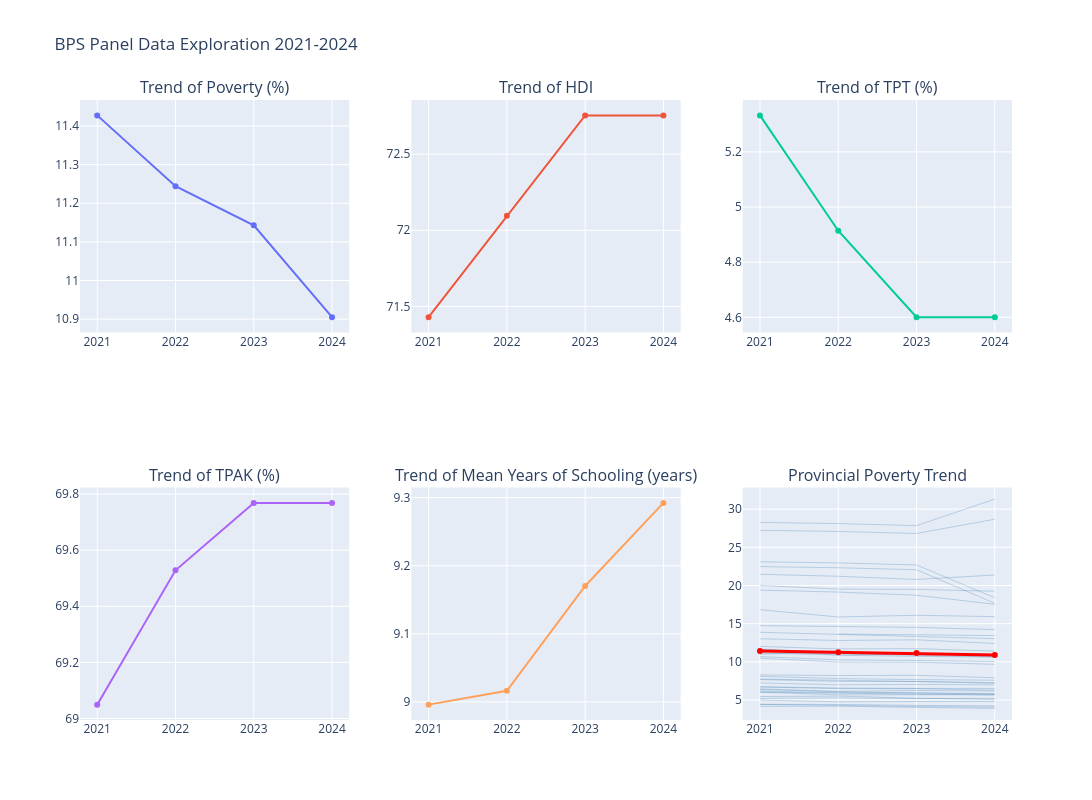

Notebook source saved alongside this figure:
### Code cell
import plotly.express as px
import plotly.graph_objects as go
from plotly.subplots import make_subplots

vars_plot = ['poverty_rate', 'hdi', 'tpt', 'tpak', 'mean_years_schooling']
var_labels = {'poverty_rate': 'Poverty (%)', 'hdi': 'HDI', 'tpt': 'TPT (%)', 'tpak': 'TPAK (%)', 'mean_years_schooling': 'Mean Years of Schooling (years)'}

fig_trends = make_subplots(rows=2, cols=3, subplot_titles=[f'Trend of {var_labels[v]}' for v in vars_plot] + ['Provincial Poverty Trend'])

years = sorted(df['year'].unique())

for idx, var in enumerate(vars_plot):
    row_idx = (idx // 3) + 1
    col_idx = (idx % 3) + 1
    grouped = df.groupby('year')[var].agg(['mean', 'std', 'min', 'max'])
    fig_trends.add_trace(go.Scatter(x=grouped.index, y=grouped['mean'], mode='lines+markers', name='Avg '+var, showlegend=False), row=row_idx, col=col_idx)

# 6th plot: Spaghetti
for prov in df['province'].unique():
    sub = df[df['province'] == prov].sort_values('year')
    fig_trends.add_trace(go.Scatter(x=sub['year'], y=sub['poverty_rate'], mode='lines', line=dict(color='steelblue', width=1), opacity=0.3, showlegend=False), row=2, col=3)

mean_trend = df.groupby('year')['poverty_rate'].mean()
fig_trends.add_trace(go.Scatter(x=mean_trend.index, y=mean_trend.values, mode='lines+markers', line=dict(color='red', width=3), name='National Avg', showlegend=False), row=2, col=3)

fig_trends.update_layout(height=800, width=1300, title_text='BPS Panel Data Exploration 2021-2024')
fig_trends.write_json(OUTPUT_DIR / 'plot_panel_trends.json')
fig_trends.show()

### Figure 1 — Plotly figure (JSON) as saved in the notebook; plotly's stock layout.template omitted (floating-point values rounded to 4 significant figures)
{"data": [{"mode": "lines+markers", "name": "Avg poverty_rate", "showlegend": false, "type": "scatter", "x": [2021, 2022, 2023, 2024], "xaxis": "x", "y": [11.43, 11.24, 11.14, 10.91], "yaxis": "y"}, {"mode": "lines+markers", "name": "Avg hdi", "showlegend": false, "type": "scatter", "x": [2021, 2022, 2023, 2024], "xaxis": "x2", "y": [71.43, 72.09, 72.75, 72.75], "yaxis": "y2"}, {"mode": "lines+markers", "name": "Avg tpt", "showlegend": false, "type": "scatter", "x": [2021, 2022, 2023, 2024], "xaxis": "x3", "y": [5.332, 4.914, 4.601, 4.601], "yaxis": "y3"}, {"mode": "lines+markers", "name": "Avg tpak", "showlegend": false, "type": "scatter", "x": [2021, 2022, 2023, 2024], "xaxis": "x4", "y": [69.05, 69.53, 69.77, 69.77], "yaxis": "y4"}, {"mode": "lines+markers", "name": "Avg mean_years_schooling", "showlegend": false, "type": "scatter", "x": [2021, 2022, 2023, 2024], "xaxis": "x5", "y": [8.996, 9.016, 9.17, 9.292], "yaxis": "y5"}, {"line": {"color": "steelblue", "width": 1}, "mode": "lines", "opacity": 0.3, "showlegend": false, "type": "scatter", "x": [2021, 2022, 2023, 2024], "xaxis": "x6", "y": [8.1, 7.805, 7.67, 7.59], "yaxis": "y6"}, {"line": {"color": "steelblue", "width": 1}, "mode": "lines", "opacity": 0.3, "showlegend": false, "type": "scatter", "x": [2021, 2022, 2023, 2024], "xaxis": "x6", "y": [6.025, 5.67, 5.685, 5.695], "yaxis": "y6"}, {"line": {"color": "steelblue", "width": 1}, "mode": "lines", "opacity": 0.3, "showlegend": false, "type": "scatter", "x": [2021, 2022, 2023, 2024], "xaxis": "x6", "y": [6.74, 6.57, 6.52, 6.515], "yaxis": "y6"}, {"line": {"color": "steelblue", "width": 1}, "mode": "lines", "opacity": 0.3, "showlegend": false, "type": "scatter", "x": [2021, 2022, 2023, 2024], "xaxis": "x6", "y": [7.675, 7.44, 7.42, 7.18], "yaxis": "y6"}, {"line": {"color": "steelblue", "width": 1}, "mode": "lines", "opacity": 0.3, "showlegend": false, "type": "scatter", "x": [2021, 2022, 2023, 2024], "xaxis": "x6", "y": [11.68, 11.21, 11.14, 10.74], "yaxis": "y6"}, {"line": {"color": "steelblue", "width": 1}, "mode": "lines", "opacity": 0.3, "showlegend": false, "type": "scatter", "x": [2021, 2022, 2023, 2024], "xaxis": "x6", "y": [13.87, 13.57, 13.28, 13.04], "yaxis": "y6"}, {"line": {"color": "steelblue", "width": 1}, "mode": "lines", "opacity": 0.3, "showlegend": false, "type": "scatter", "x": [2021, 2022, 2023, 2024], "xaxis": "x6", "y": [11.62, 11.09, 10.86, 10.65], "yaxis": "y6"}, {"line": {"color": "steelblue", "width": 1}, "mode": "lines", "opacity": 0.3, "showlegend": false, "type": "scatter", "x": [2021, 2022, 2023, 2024], "xaxis": "x6", "y": [4.99, 4.765, 4.8, 4.815], "yaxis": "y6"}, {"line": {"color": "steelblue", "width": 1}, "mode": "lines", "opacity": 0.3, "showlegend": false, "type": "scatter", "x": [2021, 2022, 2023, 2024], "xaxis": "x6", "y": [5.45, 5.51, 5.235, 5.075], "yaxis": "y6"}, {"line": {"color": "steelblue", "width": 1}, "mode": "lines", "opacity": 0.3, "showlegend": false, "type": "scatter", "x": [2021, 2022, 2023, 2024], "xaxis": "x6", "y": [4.43, 4.415, 4.29, 4.22], "yaxis": "y6"}, {"line": {"color": "steelblue", "width": 1}, "mode": "lines", "opacity": 0.3, "showlegend": false, "type": "scatter", "x": [2021, 2022, 2023, 2024], "xaxis": "x6", "y": [7.74, 7.57, 7.35, 7.27], "yaxis": "y6"}, {"line": {"color": "steelblue", "width": 1}, "mode": "lines", "opacity": 0.3, "showlegend": false, "type": "scatter", "x": [2021, 2022, 2023, 2024], "xaxis": "x6", "y": [10.68, 10.25, 10.18, 10.03], "yaxis": "y6"}, {"line": {"color": "steelblue", "width": 1}, "mode": "lines", "opacity": 0.3, "showlegend": false, "type": "scatter", "x": [2021, 2022, 2023, 2024], "xaxis": "x6", "y": [11.6, 10.87, 10.72, 10.62], "yaxis": "y6"}, {"line": {"color": "steelblue", "width": 1}, "mode": "lines", "opacity": 0.3, "showlegend": false, "type": "scatter", "x": [2021, 2022, 2023, 2024], "xaxis": "x6", "y": [10.48, 9.97, 9.955, 9.675], "yaxis": "y6"}, {"line": {"color": "steelblue", "width": 1}, "mode": "lines", "opacity": 0.3, "showlegend": false, "type": "scatter", "x": [2021, 2022, 2023, 2024], "xaxis": "x6", "y": [6.18, 5.93, 5.935, 5.77], "yaxis": "y6"}, {"line": {"color": "steelblue", "width": 1}, "mode": "lines", "opacity": 0.3, "showlegend": false, "type": "scatter", "x": [2021, 2022, 2023, 2024], "xaxis": "x6", "y": [4.165, 4.185, 4.025, 3.9], "yaxis": "y6"}, {"line": {"color": "steelblue", "width": 1}, "mode": "lines", "opacity": 0.3, "showlegend": false, "type": "scatter", "x": [2021, 2022, 2023, 2024], "xaxis": "x6", "y": [13.03, 12.79, 12.88, 12.41], "yaxis": "y6"}, {"line": {"color": "steelblue", "width": 1}, "mode": "lines", "opacity": 0.3, "showlegend": false, "type": "scatter", "x": [2021, 2022, 2023, 2024], "xaxis": "x6", "y": [20.0, 19.54, 19.49, 19.25], "yaxis": "y6"}, {"line": {"color": "steelblue", "width": 1}, "mode": "lines", "opacity": 0.3, "showlegend": false, "type": "scatter", "x": [2021, 2022, 2023, 2024], "xaxis": "x6", "y": [6.7, 6.49, 6.48, 6.285], "yaxis": "y6"}, {"line": {"color": "steelblue", "width": 1}, "mode": "lines", "opacity": 0.3, "showlegend": false, "type": "scatter", "x": [2021, 2022, 2023, 2024], "xaxis": "x6", "y": [5.21, 5.27, 5.185, 5.215], "yaxis": "y6"}, {"line": {"color": "steelblue", "width": 1}, "mode": "lines", "opacity": 0.3, "showlegend": false, "type": "scatter", "x": [2021, 2022, 2023, 2024], "xaxis": "x6", "y": [4.425, 4.255, 4.155, 4.065], "yaxis": "y6"}, {"line": {"color": "steelblue", "width": 1}, "mode": "lines", "opacity": 0.3, "showlegend": false, "type": "scatter", "x": [2021, 2022, 2023, 2024], "xaxis": "x6", "y": [6.025, 5.91, 5.81, 5.645], "yaxis": "y6"}, {"line": {"color": "steelblue", "width": 1}, "mode": "lines", "opacity": 0.3, "showlegend": false, "type": "scatter", "x": [2021, 2022, 2023, 2024], "xaxis": "x6", "y": [6.37, 6.075, 5.915, 5.85], "yaxis": "y6"}, {"line": {"color": "steelblue", "width": 1}, "mode": "lines", "opacity": 0.3, "showlegend": false, "type": "scatter", "x": [2021, 2022, 2023, 2024], "xaxis": "x6", "y": [7.235, 6.99, 7.04, 6.975], "yaxis": "y6"}, {"line": {"color": "steelblue", "width": 1}, "mode": "lines", "opacity": 0.3, "showlegend": false, "type": "scatter", "x": [2021, 2022, 2023, 2024], "xaxis": "x6", "y": [12.02, 11.68, 11.72, 11.4], "yaxis": "y6"}, {"line": {"color": "steelblue", "width": 1}, "mode": "lines", "opacity": 0.3, "showlegend": false, "type": "scatter", "x": [2021, 2022, 2023, 2024], "xaxis": "x6", "y": [8.275, 8.2, 8.235, 7.915], "yaxis": "y6"}, {"line": {"color": "steelblue", "width": 1}, "mode": "lines", "opacity": 0.3, "showlegend": false, "type": "scatter", "x": [2021, 2022, 2023, 2024], "xaxis": "x6", "y": [11.14, 10.9, 11.03, 10.92], "yaxis": "y6"}, {"line": {"color": "steelblue", "width": 1}, "mode": "lines", "opacity": 0.3, "showlegend": false, "type": "scatter", "x": [2021, 2022, 2023, 2024], "xaxis": "x6", "y": [14.74, 14.64, 14.51, 14.22], "yaxis": "y6"}, {"line": {"color": "steelblue", "width": 1}, "mode": "lines", "opacity": 0.3, "showlegend": false, "type": "scatter", "x": [2021, 2022, 2023, 2024], "xaxis": "x6", "y": [11.0, 11.23, 11.1, 10.96], "yaxis": "y6"}, {"line": {"color": "steelblue", "width": 1}, "mode": "lines", "opacity": 0.3, "showlegend": false, "type": "scatter", "x": [2021, 2022, 2023, 2024], "xaxis": "x6", "y": [16.82, 15.88, 16.1, 15.91], "yaxis": "y6"}, {"line": {"color": "steelblue", "width": 1}, "mode": "lines", "opacity": 0.3, "showlegend": false, "type": "scatter", "x": [2021, 2022, 2023, 2024], "xaxis": "x6", "y": [6.46, 6.13, 6.245, 6.175], "yaxis": "y6"}, {"line": {"color": "steelblue", "width": 1}, "mode": "lines", "opacity": 0.3, "showlegend": false, "type": "scatter", "x": [2021, 2022, 2023, 2024], "xaxis": "x6", "y": [21.46, 21.21, 20.79, 21.38], "yaxis": "y6"}, {"line": {"color": "steelblue", "width": 1}, "mode": "lines", "opacity": 0.3, "showlegend": false, "type": "scatter", "x": [2021, 2022, 2023, 2024], "xaxis": "x6", "y": [19.39, 19.14, 18.72, 17.54], "yaxis": "y6"}, {"line": {"color": "steelblue", "width": 1}, "mode": "lines", "opacity": 0.3, "showlegend": false, "type": "scatter", "x": [2021, 2022, 2023, 2024], "xaxis": "x6", "y": [22.48, 22.32, 22.06, 17.68], "yaxis": "y6"}, {"line": {"color": "steelblue", "width": 1}, "mode": "lines", "opacity": 0.3, "showlegend": false, "type": "scatter", "x": [2021, 2022, 2023, 2024], "xaxis": "x6", "y": [23.11, 22.95, 22.69, 18.4], "yaxis": "y6"}, {"line": {"color": "steelblue", "width": 1}, "mode": "lines", "opacity": 0.3, "showlegend": false, "type": "scatter", "x": [2021, 2022, 2023, 2024], "xaxis": "x6", "y": [27.23, 27.08, 26.82, 28.68], "yaxis": "y6"}, {"line": {"color": "steelblue", "width": 1}, "mode": "lines", "opacity": 0.3, "showlegend": false, "type": "scatter", "x": [2021, 2022, 2023, 2024], "xaxis": "x6", "y": [28.26, 28.11, 27.84, 31.31], "yaxis": "y6"}, {"line": {"color": "steelblue", "width": 1}, "mode": "lines", "opacity": 0.3, "showlegend": false, "type": "scatter", "x": [2022, 2023, 2024], "xaxis": "x6", "y": [13.64, 13.54, 13.44], "yaxis": "y6"}, {"line": {"color": "red", "width": 3}, "mode": "lines+markers", "name": "National Avg", "showlegend": false, "type": "scatter", "x": [2021, 2022, 2023, 2024], "xaxis": "x6", "y": [11.43, 11.24, 11.14, 10.91], "yaxis": "y6"}], "layout": {"annotations": [{"font": {"size": 16}, "showarrow": false, "text": "Trend of Poverty (%)", "x": 0.1444, "xanchor": "center", "xref": "paper", "y": 1, "yanchor": "bottom", "yref": "paper"}, {"font": {"size": 16}, "showarrow": false, "text": "Trend of HDI", "x": 0.5, "xanchor": "center", "xref": "paper", "y": 1, "yanchor": "bottom", "yref": "paper"}, {"font": {"size": 16}, "showarrow": false, "text": "Trend of TPT (%)", "x": 0.8556, "xanchor": "center", "xref": "paper", "y": 1, "yanchor": "bottom", "yref": "paper"}, {"font": {"size": 16}, "showarrow": false, "text": "Trend of TPAK (%)", "x": 0.1444, "xanchor": "center", "xref": "paper", "y": 0.375, "yanchor": "bottom", "yref": "paper"}, {"font": {"size": 16}, "showarrow": false, "text": "Trend of Mean Years of Schooling (years)", "x": 0.5, "xanchor": "center", "xref": "paper", "y": 0.375, "yanchor": "bottom", "yref": "paper"}, {"font": {"size": 16}, "showarrow": false, "text": "Provincial Poverty Trend", "x": 0.8556, "xanchor": "center", "xref": "paper", "y": 0.375, "yanchor": "bottom", "yref": "paper"}], "height": 800, "title": {"text": "BPS Panel Data Exploration 2021-2024"}, "width": 1300, "xaxis": {"anchor": "y", "domain": [0, 0.2889]}, "xaxis2": {"anchor": "y2", "domain": [0.3556, 0.6444]}, "xaxis3": {"anchor": "y3", "domain": [0.7111, 1]}, "xaxis4": {"anchor": "y4", "domain": [0, 0.2889]}, "xaxis5": {"anchor": "y5", "domain": [0.3556, 0.6444]}, "xaxis6": {"anchor": "y6", "domain": [0.7111, 1]}, "yaxis": {"anchor": "x", "domain": [0.625, 1]}, "yaxis2": {"anchor": "x2", "domain": [0.625, 1]}, "yaxis3": {"anchor": "x3", "domain": [0.625, 1]}, "yaxis4": {"anchor": "x4", "domain": [0, 0.375]}, "yaxis5": {"anchor": "x5", "domain": [0, 0.375]}, "yaxis6": {"anchor": "x6", "domain": [0, 0.375]}}}
